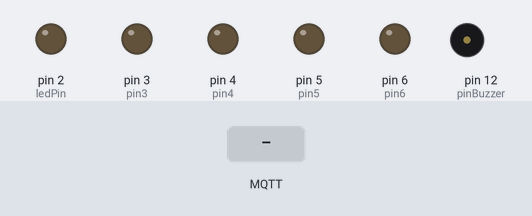
Simulated run of this sketch. Board: Arduino Uno, built with avr-gcc and run on an emulated ATmega328P. On the bench: output pins drawn as LEDs (lit = HIGH), buzzer (waves = sounding, pin HIGH). Inputs (shaded band) come from the test bench. WiFi joins after 1.5 s; servers stay silent unless stated; no MQTT or app messages arrive unless stated; what the sketch prints to the serial monitor is not drawn.

Above: at 1.2 s.
1.3 s: MQTT message "ON" arrives on the first subscribed topic
At 2.2 s:
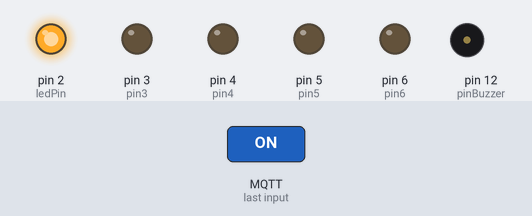
2.8 s: MQTT message "ON" arrives on the second subscribed topic
At 3.4 s:
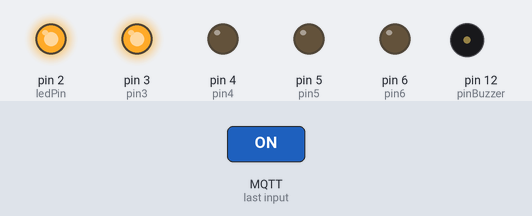
4.3 s: MQTT message "OFF" arrives on the first subscribed topic
At 5.5 s:
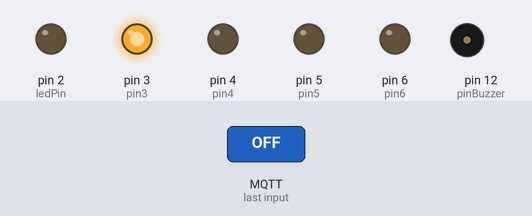
5.8 s: MQTT message "ON" arrives on the third subscribed topic
At 6.8 s:
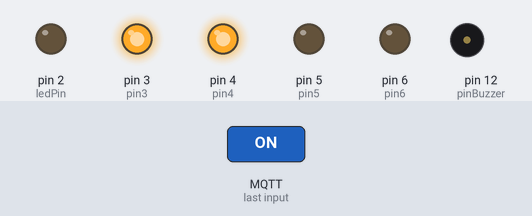
7.3 s: MQTT message "OFF" arrives on the second subscribed topic
At 8.0 s:
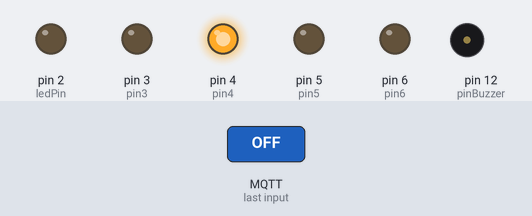
8.8 s: MQTT message "OFF" arrives on the third subscribed topic
At 9.1 s:
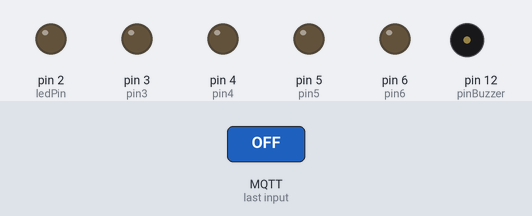
Timing chart, 0 to 11.3 s (numbered marks = the images above; inputs shaded):
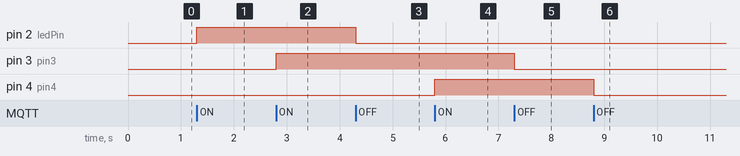

The sketch:

arduinofile.ino
```cpp
#include <SPI.h>
#include <Ethernet.h>
#include <PubSubClient.h>

// Configuración de red
byte mac[] = { 0xDE, 0xAD, 0xBE, 0xEF, 0xFE, 0xED }; // Dirección MAC del módulo Ethernet
IPAddress ip(192, 168, 0, 177);                      // IP fija para el Arduino (cámbiala según tu red)
IPAddress mqtt_server(192, 168, 0, 143);             // IP del broker MQTT (cambia según tu configuración)

// Configuración del broker MQTT
const int mqtt_port = 1883;
const char* mqtt_user = "admin";                     // Usuario MQTT
const char* mqtt_password = "admin";                 // Contraseña MQTT

// Pines controlados por botones (agrega más según sea necesario)
const int ledPin = 2;       // LED principal
const int pin3 = 3;         // Pin 3
const int pin4 = 4;         // Pin 4
const int pin5 = 5;         // Pin 5
const int pin6 = 6;         // Pin 6
int pinBuzzer = 12;         // Buzzer

// Tópicos MQTT para cada botón
const char* led_topic = "arduino/led/set";
const char* state_led_topic = "arduino/led/state";
const char* topic3 = "arduino/pin3";
const char* topic4 = "arduino/pin4";
const char* topic5 = "arduino/pin5";
const char* topic6 = "arduino/pin6";
const char* buzzer_topic = "arduino/buzzer";

// Cliente Ethernet y MQTT
EthernetClient ethClient;
PubSubClient client(ethClient);

// Función para configurar los pines como salida
void setup() {
  pinMode(ledPin, OUTPUT);
  pinMode(pin3, OUTPUT);
  pinMode(pin4, OUTPUT);
  pinMode(pin5, OUTPUT);
  pinMode(pin6, OUTPUT);
  pinMode(pinBuzzer, OUTPUT);

  Serial.begin(9600);

  // Iniciar Ethernet
  Ethernet.begin(mac, ip);
  Serial.print("Dirección IP: ");
  Serial.println(Ethernet.localIP());

  // Configurar el cliente MQTT
  client.setServer(mqtt_server, mqtt_port);
  client.setCallback(callback);

  // Conectar al broker MQTT
  reconnect();
}

// Función para manejar la reconexión al broker MQTT
void reconnect() {
  while (!client.connected()) {
    Serial.print("Conectando al broker MQTT...");
    if (client.connect("ArduinoClient", mqtt_user, mqtt_password)) {
      Serial.println("Conectado!");
      // Suscribir los tópicos de cada botón
      client.subscribe(led_topic);
      client.subscribe(topic3);
      client.subscribe(topic4);
      client.subscribe(topic5);
      client.subscribe(topic6);
      client.subscribe(buzzer_topic);
    } else {
      Serial.print("Fallo, rc=");
      Serial.print(client.state());
      Serial.println(" Reintentando en 5 segundos...");
      delay(5000);
    }
  }
}

// Función para manejar mensajes MQTT
void callback(char* topic, byte* payload, unsigned int length) {
  String message;
  for (int i = 0; i < length; i++) {
    message += (char)payload[i];
  }
  message.trim();

  // Acciones basadas en el tópico recibido
  if (String(topic) == led_topic) {
    if (message == "ON") {
      digitalWrite(ledPin, HIGH);
      client.publish(state_led_topic, "ON");
    } else if (message == "OFF") {
      digitalWrite(ledPin, LOW);
      client.publish(state_led_topic, "OFF");
    }
  } else if (String(topic) == topic3) {
    digitalWrite(pin3, message == "ON" ? HIGH : LOW);
  } else if (String(topic) == topic4) {
    digitalWrite(pin4, message == "ON" ? HIGH : LOW);
  } else if (String(topic) == topic5) {
    digitalWrite(pin5, message == "ON" ? HIGH : LOW);
  } else if (String(topic) == topic6) {
    digitalWrite(pin6, message == "ON" ? HIGH : LOW);
  } else if (String(topic) == buzzer_topic) {
    if (message == "ON") {
      tone(pinBuzzer, 440, 1000); // Reproduce un tono de 1 segundo
    } else {
      noTone(pinBuzzer); // Apaga el buzzer
    }
  }
}

// Función principal del programa
void loop() {
  if (!client.connected()) {
    reconnect();
  }
  client.loop();
}
```

Measured:
- after the input at 1.3 s, pin 2 (ledPin): LOW → HIGH at once
- after the input at 2.8 s, pin 3 (pin3): LOW → HIGH at once
- after the input at 4.3 s, pin 2 (ledPin): HIGH → LOW at once
- after the input at 5.8 s, pin 4 (pin4): LOW → HIGH at once
- after the input at 7.3 s, pin 3 (pin3): HIGH → LOW at once
- after the input at 8.8 s, pin 4 (pin4): HIGH → LOW at once
